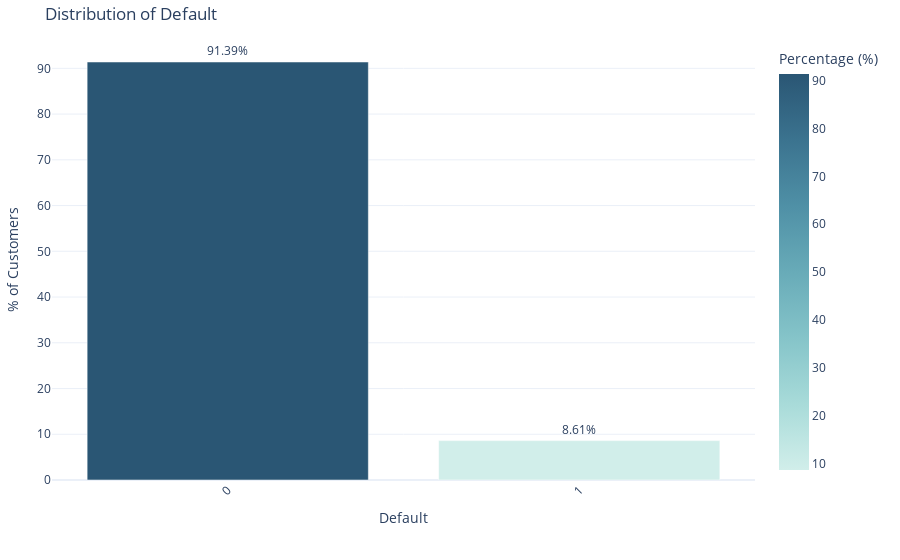

Notebook code for this chart:
### Code cell
data['Default'] = data['Default'].astype(str)
analyze_categorical_column(data, "Default")

### Figure 1 — Plotly figure (JSON) as saved in the notebook; plotly's stock layout.template omitted (floating-point values rounded to 4 significant figures)
{"data": [{"hovertemplate": "Default=%{x}<br>Percentage (%)=%{marker.color}<extra></extra>", "legendgroup": "", "marker": {"color": [91.39, 8.612], "coloraxis": "coloraxis", "pattern": {"shape": ""}}, "name": "", "orientation": "v", "showlegend": false, "text": [91.39, 8.612], "textposition": "outside", "texttemplate": "%{text:.2f}%", "type": "bar", "x": ["0", "1"], "xaxis": "x", "y": [91.39, 8.612], "yaxis": "y"}], "layout": {"barmode": "relative", "coloraxis": {"colorbar": {"title": {"text": "Percentage (%)"}}, "colorscale": [[0, "rgb(209, 238, 234)"], [0.1667, "rgb(168, 219, 217)"], [0.3333, "rgb(133, 196, 201)"], [0.5, "rgb(104, 171, 184)"], [0.6667, "rgb(79, 144, 166)"], [0.8333, "rgb(59, 115, 143)"], [1, "rgb(42, 86, 116)"]]}, "legend": {"tracegroupgap": 0}, "margin": {"b": 80, "l": 40, "r": 40, "t": 40}, "showlegend": false, "title": {"text": "Distribution of Default"}, "xaxis": {"anchor": "y", "domain": [0, 1], "tickangle": -45, "title": {"text": "Default"}}, "yaxis": {"anchor": "x", "domain": [0, 1], "title": {"text": "% of Customers"}}}}
